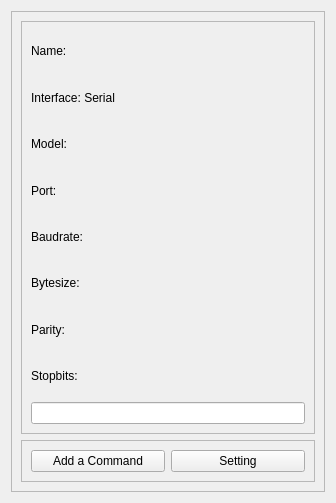
<?xml version="1.0" encoding="UTF-8"?>
<ui version="4.0">
 <class>Form</class>
 <widget class="QWidget" name="Form">
  <property name="geometry">
   <rect>
    <x>0</x>
    <y>0</y>
    <width>336</width>
    <height>503</height>
   </rect>
  </property>
  <property name="windowTitle">
   <string>Form</string>
  </property>
  <layout class="QHBoxLayout" name="horizontalLayout_2">
   <item>
    <widget class="QFrame" name="frame_3">
     <property name="frameShape">
      <enum>QFrame::StyledPanel</enum>
     </property>
     <property name="frameShadow">
      <enum>QFrame::Plain</enum>
     </property>
     <property name="lineWidth">
      <number>1</number>
     </property>
     <layout class="QVBoxLayout" name="verticalLayout_2">
      <item>
       <widget class="QFrame" name="frame">
        <property name="frameShape">
         <enum>QFrame::StyledPanel</enum>
        </property>
        <property name="frameShadow">
         <enum>QFrame::Raised</enum>
        </property>
        <layout class="QVBoxLayout" name="verticalLayout">
         <item>
          <widget class="QLabel" name="nameLabel">
           <property name="text">
            <string>Name:</string>
           </property>
          </widget>
         </item>
         <item>
          <widget class="QLabel" name="interfaceLabel">
           <property name="text">
            <string>Interface: Serial</string>
           </property>
          </widget>
         </item>
         <item>
          <widget class="QLabel" name="modelLabel">
           <property name="text">
            <string>Model:</string>
           </property>
          </widget>
         </item>
         <item>
          <widget class="QLabel" name="portLabel">
           <property name="text">
            <string>Port:</string>
           </property>
          </widget>
         </item>
         <item>
          <widget class="QLabel" name="baudrateLabel">
           <property name="text">
            <string>Baudrate:</string>
           </property>
          </widget>
         </item>
         <item>
          <widget class="QLabel" name="bytesizeLabel">
           <property name="text">
            <string>Bytesize:</string>
           </property>
          </widget>
         </item>
         <item>
          <widget class="QLabel" name="parityLabel">
           <property name="text">
            <string>Parity:</string>
           </property>
          </widget>
         </item>
         <item>
          <widget class="QLabel" name="stopbitsLabel">
           <property name="text">
            <string>Stopbits:</string>
           </property>
          </widget>
         </item>
         <item>
          <widget class="QLineEdit" name="connectionLineEdit">
           <property name="readOnly">
            <bool>true</bool>
           </property>
          </widget>
         </item>
        </layout>
       </widget>
      </item>
      <item>
       <widget class="QFrame" name="frame_2">
        <property name="sizePolicy">
         <sizepolicy hsizetype="Preferred" vsizetype="Maximum">
          <horstretch>0</horstretch>
          <verstretch>0</verstretch>
         </sizepolicy>
        </property>
        <property name="frameShape">
         <enum>QFrame::StyledPanel</enum>
        </property>
        <property name="frameShadow">
         <enum>QFrame::Raised</enum>
        </property>
        <layout class="QHBoxLayout" name="horizontalLayout">
         <item>
          <widget class="QPushButton" name="commandButton">
           <property name="text">
            <string>Add a Command</string>
           </property>
          </widget>
         </item>
         <item>
          <widget class="QPushButton" name="settingButton">
           <property name="text">
            <string>Setting</string>
           </property>
          </widget>
         </item>
        </layout>
       </widget>
      </item>
     </layout>
    </widget>
   </item>
  </layout>
 </widget>
 <resources/>
 <connections/>
</ui>
